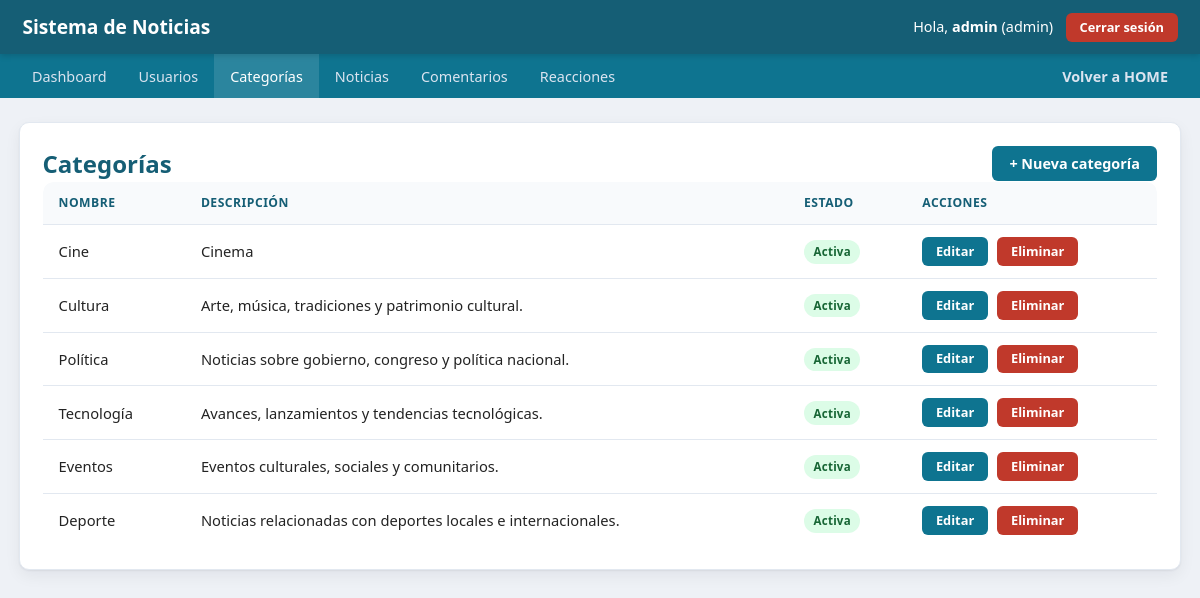
The app's page /views/admin/categories/list.php (signed in) with its own data.
### tables this page shows
CREATE TABLE IF NOT EXISTS `categorias` (
  `id` int UNSIGNED NOT NULL AUTO_INCREMENT,
  `nombre` varchar(60) NOT NULL,
  `descripcion` varchar(255) DEFAULT NULL,
  `activo` tinyint(1) NOT NULL DEFAULT '1',
  `created_at` datetime NOT NULL DEFAULT CURRENT_TIMESTAMP,
  PRIMARY KEY (`id`),
  UNIQUE KEY `uq_categorias_nombre` (`nombre`)
);

### config/bootstrap.php (called while the page is built, shortened)
<?php
require_once ROOT_PATH . '/core/Database.php';
require_once ROOT_PATH . '/core/Validator.php';
require_once ROOT_PATH . '/core/BaseModel.php';
require_once ROOT_PATH . '/helpers/functions.php';
spl_autoload_register(function (string $class) {
    $paths = [
        ROOT_PATH . "/models/{$class}.php",
        ROOT_PATH . "/controllers/{$class}.php",
    ];
    foreach ($paths as $path) {
        if (file_exists($path)) {
            return;
        }
    }
});

### config/database.php (called while the page is built)
<?php
return [
    'driver'   => 'mysql',
    'host'     => '127.0.0.1',
    'port'     => '3306',
    'database' => 'sistema_noticias',
    'username' => 'root',
    'password' => '',
    'charset'  => 'utf8mb4',
];

### core/Database.php (called while the page is built, shortened)
<?php
class Database
{
    private static ?Database $instance = null;
    private PDO $connection;
    private function __construct()
    {
        $config = require ROOT_PATH . '/config/database.php';
        $dsn = sprintf(
            '%s:host=%s;port=%s;dbname=%s;charset=%s',
            $config['driver'],
            $config['host'],
            $config['port'],
            $config['database'],
            $config['charset']
        );
        try {
            $this->connection = new PDO($dsn, $config['username'], $config['password'], [
                PDO::ATTR_ERRMODE            => PDO::ERRMODE_EXCEPTION,
                PDO::ATTR_DEFAULT_FETCH_MODE => PDO::FETCH_ASSOC,
                PDO::ATTR_EMULATE_PREPARES   => false,
            ]);
        } catch (PDOException $e) {
            throw new RuntimeException('No fue posible conectar a la base de datos.');
        }
    }
    public static function getInstance(): Database
    {
        if (self::$instance === null) {
            self::$instance = new self();
        }
        return self::$instance;
    }
    public function getConnection(): PDO
    {
        return $this->connection;
    }
}

### controllers/CategoryController.php (called while the page is built, shortened)
<?php
class CategoryController extends BaseController
{
    private CategoryModel $categoryModel;
    public function __construct()
    {
        $this->categoryModel = new CategoryModel();
    }
    public function listAll(): array
    {
        return $this->categoryModel->all();
    }
}

### core/BaseModel.php (called while the page is built, shortened)
<?php
abstract class BaseModel implements CrudInterface
{
    protected PDO $db;
    protected string $table;
    protected string $primaryKey = 'id';
    public function __construct()
    {
        $this->db = Database::getInstance()->getConnection();
    }
    public function all(array $conditions = [], int $limit = 0, int $offset = 0): array
    {
        $sql = "SELECT * FROM {$this->table}";
        $params = [];
        $sql .= " ORDER BY {$this->primaryKey} DESC";
        $stmt = $this->db->prepare($sql);
        $stmt->execute($params);
        return $stmt->fetchAll();
    }
}

### helpers/functions.php (called while the page is built, shortened)
<?php
if (!function_exists('e')) {
    function e(?string $value): string
    {
        return htmlspecialchars($value ?? '', ENT_QUOTES, 'UTF-8');
    }
}

### views/admin/categories/list.php (the view, shortened to what this page needs)
<?php
require_once __DIR__ . '/../../../config/bootstrap.php';
$controller = new CategoryController();
$categories = $controller->listAll();
require ROOT_PATH . '/views/partials/admin_header.php';
require ROOT_PATH . '/views/partials/admin_menu.php';
?>
<div class="card">
    <div style="display:flex;justify-content:space-between;flex-wrap:wrap;gap:0.8rem;align-items:center">
        <h1 style="margin:0">Categorías</h1>
        <a href="<?= BASE_URL ?>/views/admin/categories/form.php" class="btn">+ Nueva categoría</a>
    </div>
    <div class="table-responsive">
        <table>
            <thead>
                <tr><th>Nombre</th><th>Descripción</th><th>Estado</th><th>Acciones</th></tr>
            </thead>
            <tbody>
                <?php foreach ($categories as $cat): ?>
                    <tr>
                        <td data-label="Nombre"><?= e($cat['nombre']) ?></td>
                        <td data-label="Descripción"><?= e($cat['descripcion']) ?></td>
                        <td data-label="Estado">
                            <?php if ((int) $cat['activo'] === 1): ?>
                                <span class="badge badge-success">Activa</span>
                            <?php else: ?>
                                <span class="badge badge-danger">Inactiva</span>
                            <?php endif; ?>
                        </td>
                        <td data-label="Acciones">
                            <div class="actions">
                                <a class="btn btn-small" href="<?= BASE_URL ?>/views/admin/categories/form.php?id=<?= (int) $cat['id'] ?>">Editar</a>
                                <form method="post" action="<?= BASE_URL ?>/views/admin/categories/list.php" data-confirm="¿Eliminar esta categoría? Esta acción no se puede deshacer.">
                                    <button type="submit" class="btn btn-small btn-danger">Eliminar</button>
                                </form>
                            </div>
                        </td>
                    </tr>
                <?php endforeach; ?>
            </tbody>
        </table>
    </div>
</div>
<?php require ROOT_PATH . '/views/partials/admin_footer.php'; ?>

### public/css/admin.css (style rules this page uses)
:root { --color-primary: #0e7490; --color-primary-dark: #155e75; --color-accent: #c0392b; --color-bg: #eef1f6; --color-card: #ffffff; --color-text: #232323; --color-muted: #6b7280; --color-border: #e2e8f0; --radius: 10px; --radius-sm: 6px; --shadow: 0 1px 2px rgba(15, 23, 42, 0.06), 0 6px 16px rgba(15, 23, 42, 0.06); --shadow-hover: 0 4px 10px rgba(15, 23, 42, 0.10), 0 10px 24px rgba(15, 23, 42, 0.08); --transition: 150ms ease; }
* { box-sizing: border-box; }
body { margin: 0; font-family: 'Segoe UI', Arial, sans-serif; background: var(--color-bg); color: var(--color-text); line-height: 1.5; }
a { color: var(--color-primary); text-decoration: none; transition: color var(--transition); }
.card { background: var(--color-card); border: 1px solid var(--color-border); border-radius: var(--radius); box-shadow: var(--shadow); padding: 1.4rem; margin-bottom: 1.2rem; }
h1, h2, h3 { color: var(--color-primary-dark); }
h1 { font-size: 1.5rem; }
table { width: 100%; border-collapse: collapse; background: var(--color-card); border-radius: var(--radius); overflow: hidden; }
th, td { padding: 0.75rem 1rem; text-align: left; border-bottom: 1px solid var(--color-border); font-size: 0.92rem; }
th { background: #f8fafc; color: var(--color-primary-dark); font-size: 0.76rem; text-transform: uppercase; letter-spacing: 0.04em; font-weight: 700; }
tbody tr:last-child td { border-bottom: none; }
.table-responsive { overflow-x: auto; border-radius: var(--radius); }
input, select, textarea, button { font-family: inherit; font-size: 0.95rem; }
.btn { display: inline-flex; align-items: center; justify-content: center; gap: 0.35rem; padding: 0.55rem 1.1rem; border-radius: var(--radius-sm); border: none; cursor: pointer; background: var(--color-primary); color: #fff; font-weight: 600; font-size: 0.9rem; line-height: 1.2; text-decoration: none; white-space: nowrap; transition: background var(--transition), box-shadow var(--transition), transform var(--transition); }
.btn-danger { background: var(--color-accent); }
.btn-small { padding: 0.42rem 0.85rem; font-size: 0.8rem; }
.actions { display: flex; flex-wrap: wrap; gap: 0.6rem; align-items: center; }
.actions form { display: inline-flex; margin: 0; }
.badge { display: inline-block; padding: 0.2rem 0.6rem; border-radius: 999px; font-size: 0.72rem; font-weight: 700; letter-spacing: 0.02em; }
.badge-success { background: #dcfce7; color: #166534; }

### records on screen
categorias: nombre "Cine", descripcion "Cinema", activo "Activa"
categorias: nombre "Cultura", descripcion "Arte, música, tradiciones y patrimonio cultural.", activo "Activa"
categorias: nombre "Política", descripcion "Noticias sobre gobierno, congreso y política nacional.", activo "Activa"
categorias: nombre "Tecnología", descripcion "Avances, lanzamientos y tendencias tecnológicas.", activo "Activa"
categorias: nombre "Eventos", descripcion "Eventos culturales, sociales y comunitarios.", activo "Activa"
categorias: nombre "Deporte", descripcion "Noticias relacionadas con deportes locales e internacionales.", activo "Activa"

### other values on screen
APP_NAME "Sistema de Noticias"
currentUserName() "admin"
$_SESSION['user_role'] "admin"
